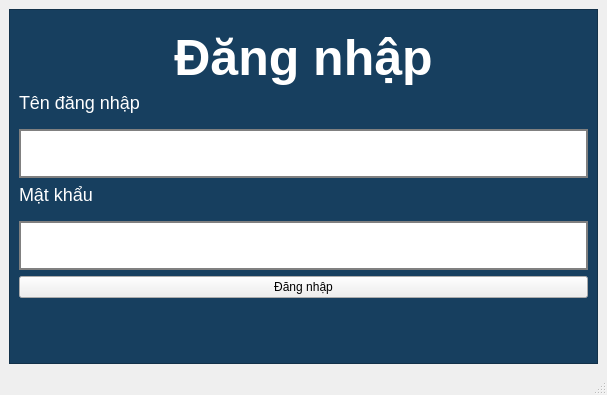
<?xml version="1.0" encoding="UTF-8"?>
<ui version="4.0">
 <class>MainWindow</class>
 <widget class="QMainWindow" name="MainWindow">
  <property name="geometry">
   <rect>
    <x>0</x>
    <y>0</y>
    <width>607</width>
    <height>395</height>
   </rect>
  </property>
  <property name="windowTitle">
   <string>MainWindow</string>
  </property>
  <widget class="QWidget" name="centralwidget">
   <layout class="QGridLayout" name="gridLayout">
    <item row="0" column="0">
     <widget class="QFrame" name="loginFrame">
      <property name="styleSheet">
       <string notr="true">#loginFrame{
background-color: #173F5F;
}

QLabel{
color: white;
font-size: 18px;
magrin-top: 10px;
}

#title{
font-size:50px;
font-weight:bold;
margin-top:10px;
}
QLineEdit{
height:35px;
margin-top:10px;
font-size:15px;
border: 2px solid gray;
padding: 5px 15px;
}

QLineEdit:hover{
boder: 2px solid red;
}

QLineEdit:focus{
boder: 2px solid green;
}</string>
      </property>
      <property name="frameShape">
       <enum>QFrame::StyledPanel</enum>
      </property>
      <property name="frameShadow">
       <enum>QFrame::Raised</enum>
      </property>
      <layout class="QFormLayout" name="formLayout">
       <item row="1" column="0" colspan="2">
        <widget class="QLabel" name="label_2">
         <property name="text">
          <string>Tên đăng nhập</string>
         </property>
        </widget>
       </item>
       <item row="2" column="0" colspan="2">
        <widget class="QLineEdit" name="edtTenDangNhap"/>
       </item>
       <item row="3" column="0" colspan="2">
        <widget class="QLabel" name="label_3">
         <property name="text">
          <string>Mật khẩu</string>
         </property>
        </widget>
       </item>
       <item row="4" column="0" colspan="2">
        <widget class="QLineEdit" name="edtMatKhau"/>
       </item>
       <item row="5" column="0" colspan="2">
        <widget class="QPushButton" name="btnDangNhap">
         <property name="text">
          <string>Đăng nhập</string>
         </property>
        </widget>
       </item>
       <item row="0" column="0" colspan="2">
        <widget class="QLabel" name="title">
         <property name="text">
          <string>Đăng nhập</string>
         </property>
         <property name="alignment">
          <set>Qt::AlignCenter</set>
         </property>
        </widget>
       </item>
      </layout>
     </widget>
    </item>
   </layout>
  </widget>
  <widget class="QStatusBar" name="statusbar"/>
 </widget>
 <resources/>
 <connections/>
</ui>
